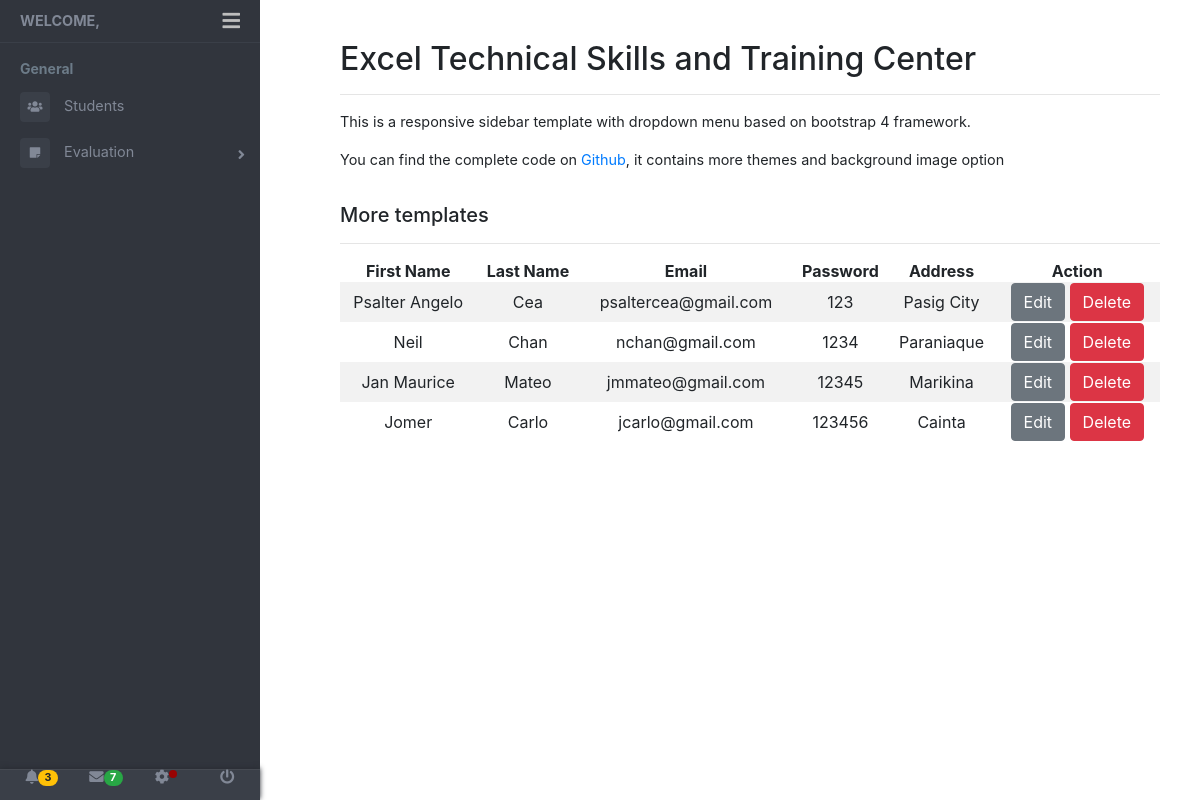
The app's page /SeyProject/student.php, older data.
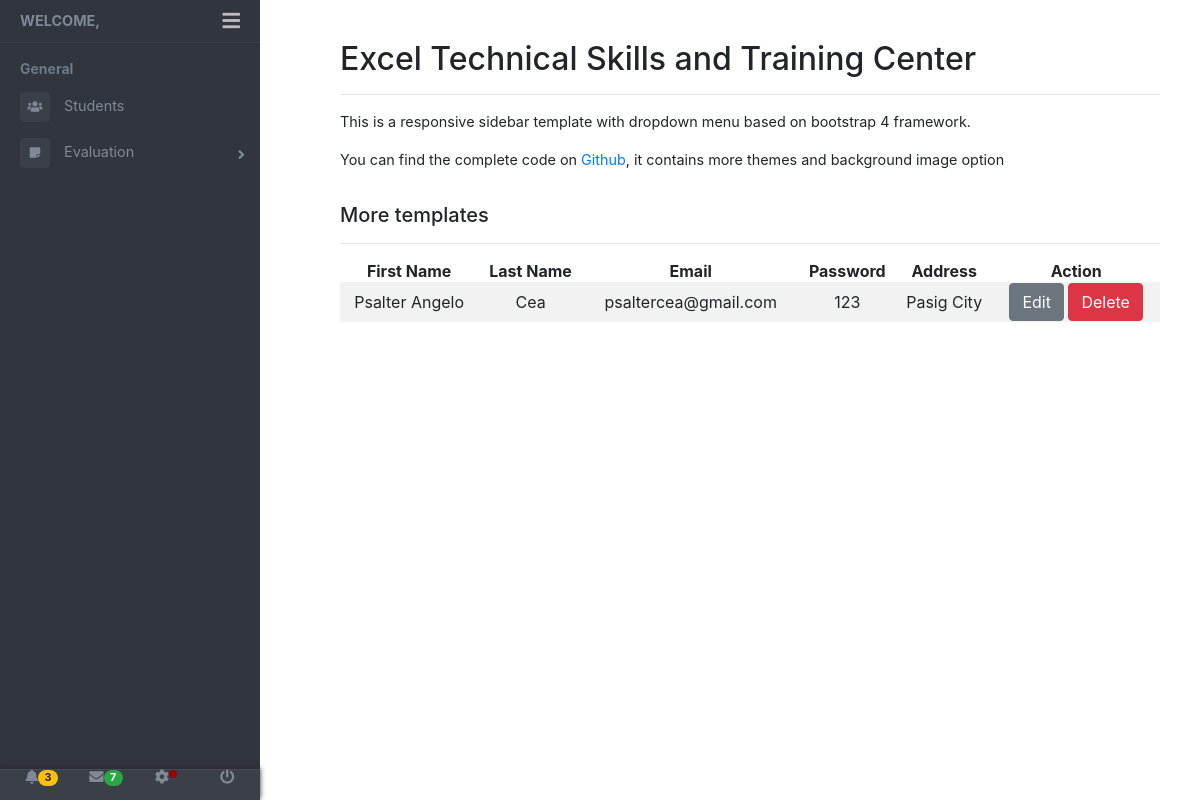
The same page, newer data.
### tables this page shows
CREATE TABLE `student_tbl` (
  `stdid` int(11) NOT NULL,
  `stdFname` varchar(255) NOT NULL,
  `stdLname` varchar(255) NOT NULL,
  `stdEmail` varchar(255) NOT NULL,
  `userLvl` varchar(255) NOT NULL,
  `stdPass` varchar(255) NOT NULL,
  `stdAdd` varchar(255) NOT NULL
);

### SeyProject/student.php (the view, shortened to what this page needs)
<?php
  require_once('config/dbconnection.php');
  include('sidebar.php');
  $query = "SELECT * FROM student_tbl";
  $result = mysqli_query($conn, $query);
  $all = mysqli_fetch_all($result,MYSQLI_ASSOC);
?>
<!DOCTYPE html>
<html lang="en">
<head>
  <link rel="stylesheet" href="css/table.css">
</head>
<body>
  <main class="page-content">
    <div class="container-fluid">
      <h2>Excel Technical Skills and Training Center</h2>
      <hr>
      <div class="row">
        <div class="form-group col-md-12">
          <p>This is a responsive sidebar template with dropdown menu based on bootstrap 4 framework.</p>
          <p> You can find the complete code on <a href="https://github.com/azouaoui-med/pro-sidebar-template" target="_blank">
              Github</a>, it contains more themes and background image option</p>
        </div>
      </div>
      <h5>More templates</h5>
      <hr>
      <div id="no-more-tables">
            <table class="col-md-12 table-striped cf text-center">
        		<thead class="cf">
        			<tr>
        				<th class="numeric">First Name</th>
        				<th class="numeric">Last Name</th>
        				<th class="numeric">Email</th>
                <th class="numeric">Password</th>
        				<th class="numeric">Address</th>
                <th class="numeric">Action</th>
        			</tr>
        		</thead>
        		<tbody>
            <?php foreach($all as $user):?>
        			<tr>
        				<td data-title="First Name"><?php echo $user['stdFname'];?></td>
        				<td data-title="Last Name"><?php echo  $user['stdLname'];?></td>
        				<td data-title="Email" class="numeric"><?php echo $user['stdEmail'];?></td>
        				<td data-title="Password" class="numeric"><?php echo $user['stdPass'];?></td>
        				<td data-title="Address" class="numeric"><?php echo $user['stdAdd'];?></td>
        				<td data-title="Action" class="numeric"><a href="editstudent.php?id=<?php echo $user['stdid']; ?>" class="btn btn-secondary">Edit</a> 	<a href="deletestudent.php?id=<?php echo $user['stdid']; ?>" class="btn btn-danger">Delete</a></td>
        			</tr>
            <?php endforeach;?>
        		</tbody>
        	</table>
        </div>
  </main>
</body>
</html>

### SeyProject/sidebar.php (shortened to what this page needs)
<?php
  $stdFname = $_SESSION['stdFname'];
?>
<link href="//maxcdn.bootstrapcdn.com/bootstrap/4.0.0/css/bootstrap.min.css" rel="stylesheet" id="bootstrap-css">
<!DOCTYPE html>
<html lang="en">
<head>
    <link rel="stylesheet" href="https://maxcdn.bootstrapcdn.com/bootstrap/4.0.0/css/bootstrap.min.css"
>
    <link href="https://use.fontawesome.com/releases/v5.0.6/css/all.css" rel="stylesheet">
    <link rel="stylesheet" href="css/main.css">
</head>
<body>
<div class="page-wrapper chiller-theme toggled">
  <nav id="sidebar" class="sidebar-wrapper">
    <div class="sidebar-content">
      <div class="sidebar-brand">
        <a href="home.php"> Welcome, <br><?php echo $stdFname; ?></a>
        <div id="close-sidebar">
          <i class="fas fa-bars"></i>
        </div>
      </div>
      <div class="sidebar-menu">
        <ul>
          <li class="header-menu">
            <span>General</span>
          </li>
          <li>
            <a href="student.php">
              <i class="fa fa-users"></i>
              <span>Students</span>
            </a>
          </li>
          <li class="sidebar-dropdown">
            <a href="#">
              <i class="fa fa-sticky-note"></i>
              <span>Evaluation</span>
            </a>
          </li>
        </ul>
      </div>
    </div>
        <div class="sidebar-footer">
          <a href="#">
            <i class="fa fa-bell"></i>
            <span class="badge badge-pill badge-warning notification">3</span>
          </a>
          <a href="#">
            <i class="fa fa-envelope"></i>
            <span class="badge badge-pill badge-success notification">7</span>
          </a>
          <a href="#">
            <i class="fa fa-cog"></i>
            <span class="badge-sonar"></span>
          </a>
          <a href="#">
            <i class="fa fa-power-off"></i>
          </a>
        </div>
  </nav>
</body>
</html>

Row changes from the older to the newer data that the page shows:
removed student_tbl: stdFname "Neil", stdLname "Chan", stdEmail "nchan@gmail.com", stdPass "1234", stdAdd "Paraniaque"
removed student_tbl: stdFname "Jan Maurice", stdLname "Mateo", stdEmail "jmmateo@gmail.com", stdPass "12345", stdAdd "Marikina"
removed student_tbl: stdFname "Jomer", stdLname "Carlo", stdEmail "jcarlo@gmail.com", stdPass "123456", stdAdd "Cainta"
